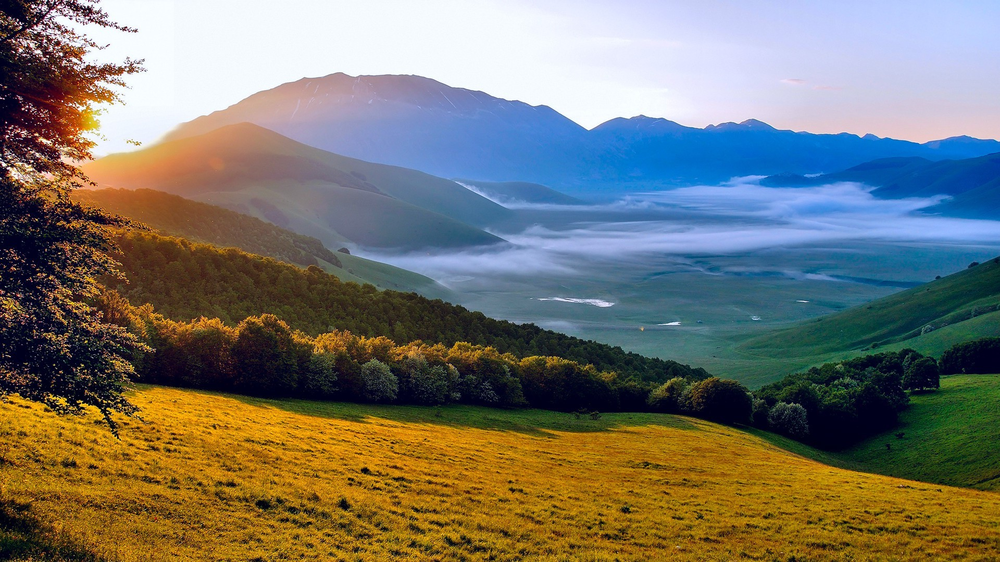
#> input picture first.bmp, 1000 x 562 px, shrunk from 1920 x 1080 before the run
$ python bright-changer.py
#> lines starting #> are read from the running program, lines starting #| are printed output that depends on the picture
"""Программа должна загрузить изображения из графических файлов InputFile1,
InputFile2 (считается, что файлы имеют одинаковые размеры), изменить яркость
всех пикселов первого изображения так, чтобы она была бы равна яркости пикселов
второго изображения и вывести получившееся изображение в графический файл OutputFile."""
import random
from PIL import Image, ImageDraw

image = Image.open("first.bmp")
#> image is the input picture: PIL image 1000x562 RGB; mean R, G, B 119.5, 118, 108.4
image2 =  Image.open("second.bmp")
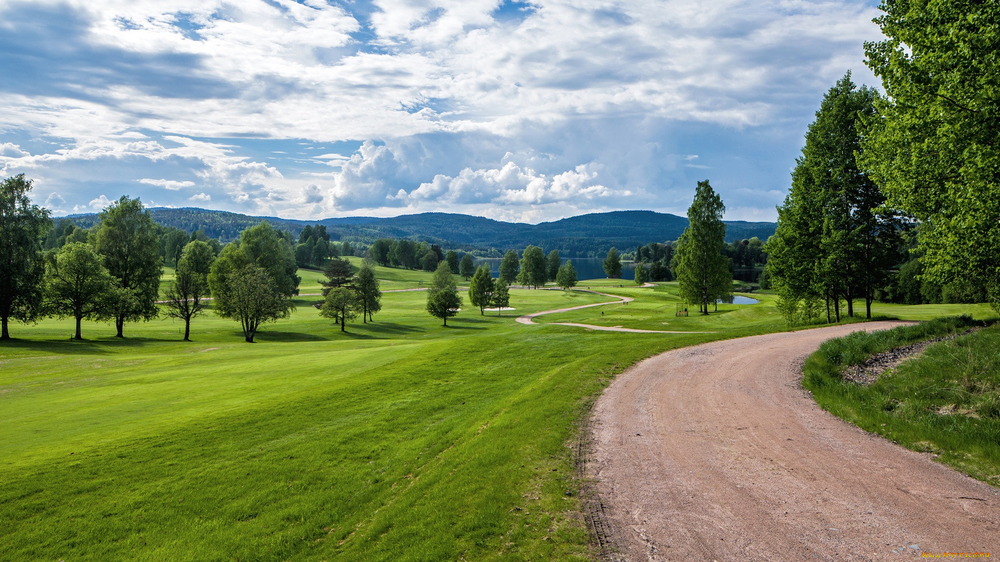
#> input picture second.bmp, 1000 x 562 px, shrunk from 1920 x 1080 before the run
#> image2 is the input picture: PIL image 1000x562 RGB; mean R, G, B 125, 138.5, 106.6
draw = ImageDraw.Draw(image)
width = image.size[0]
#> width = 1000
height = image.size[1]
#> height = 562
width2 = image2.size[0]
#> width2 = 1000
height2 = image2.size[1]
#> height2 = 562
w=min(width, width2)
#> w = 1000
h=min(height, height2)
#> h = 562
pix = image.load()
pix2 = image2.load()

factor=0
factor1=0
for i in range(w):
	for j in range(h):
		a = pix2[i, j][0]
		b = pix2[i, j][1]
		c = pix2[i, j][2]
		factor = (a+b+c)//3
		a1 = pix[i, j][0]
		b1 = pix[i, j][1]
		c1 = pix[i, j][2]
		factor1 = (a1+b1+c1)//3
		print("brightness of pic1: ",factor1)
		print("brightness of pic2: ",factor)
#for i in range(w):
#	for j in range(h):
		a1 = pix[i, j][0] + (factor - factor1)
		b1 = pix[i, j][1] + (factor - factor1)
		c1 = pix[i, j][2] + (factor - factor1)
		if (a1 < 0):
			a1 = 0
		if (b1 < 0):
			b1 = 0
		if (c1 < 0):
			c1 = 0
		if (a1 > 255):
			a1 = 255
		if (b1 > 255):
			b1 = 255
		if (c1 > 255):
			c1 = 255
		draw.point((i, j), (a1, b1, c1))
image.save("ans.bmp", "BMP")
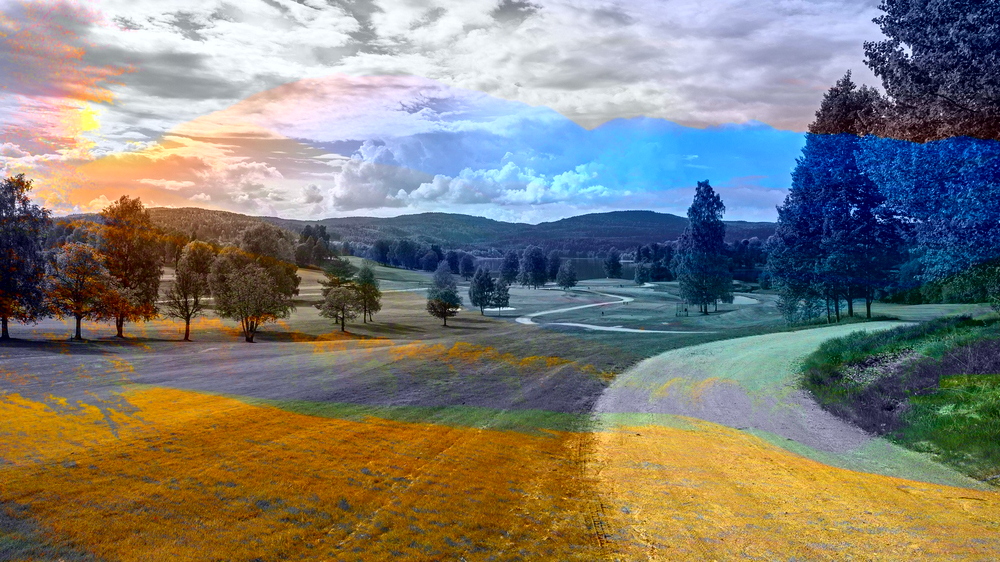
#> saved as ans.bmp: PIL image 1000x562 RGB; mean R, G, B 129.2, 126.1, 117.4
del draw
#del draw2
